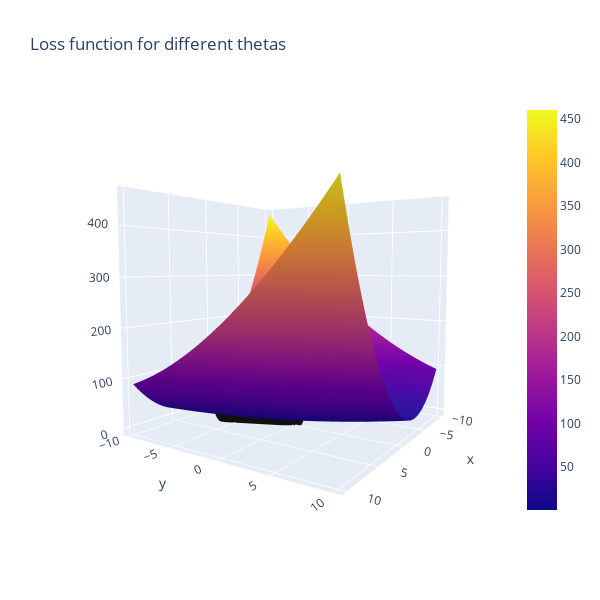

The cell this chart's notebook holds for it:
### Code cell
#Here is the same figure as above, with the line the loss function takes toward the minimum.

#X = Theta0
#Y - Theta1
#Z = Loss
#black line = path of loss function over the iterations.
#Find where it is closest to 0 in X and Y!

#you can click/hold in the graph below to rotate!

line_marker = dict(color='#101010', width=2)
fig = go.Figure()
fig.add_surface(x=theta1_vals, y=theta0_vals, z=J_vals)
fig.add_scatter3d(x=theta1_history, y=theta0_history, z=J_history, line=line_marker, name='')
#The below line adds a graph of just the loss over iterations in a 2D plane
plt.plot(theta0_history, theta1_history, 'r+');
fig.update_layout(title='Loss function for different thetas', autosize=True,
                  width=600, height=600, xaxis_title='theta0', 
                 yaxis_title='theta1')
fig.show()

### Figure 1 — Plotly figure (JSON) as saved in the notebook; plotly's stock layout.template omitted (floating-point values rounded to 4 significant figures; data arrays with more than 128 entries replaced by an {"elided": "..."} marker saying what was removed)
{"data": [{"type": "surface", "x": [-10, -9.798, -9.596, -9.394, -9.192, -8.99, -8.788, -8.586, -8.384, -8.182, -7.98, -7.778, -7.576, -7.374, -7.172, -6.97, -6.768, -6.566, -6.364, -6.162, -5.96, -5.758, -5.556, -5.354, -5.152, -4.949, -4.747, -4.545, -4.343, -4.141, -3.939, -3.737, -3.535, -3.333, -3.131, -2.929, -2.727, -2.525, -2.323, -2.121, -1.919, -1.717, -1.515, -1.313, -1.111, -0.9091, -0.7071, -0.5051, -0.303, -0.101, 0.101, 0.303, 0.5051, 0.7071, 0.9091, 1.111, 1.313, 1.515, 1.717, 1.919, 2.121, 2.323, 2.525, 2.727, 2.929, 3.131, 3.333, 3.535, 3.737, 3.939, 4.141, 4.343, 4.545, 4.747, 4.949, 5.152, 5.354, 5.556, 5.758, 5.96, 6.162, 6.364, 6.566, 6.768, 6.97, 7.172, 7.374, 7.576, 7.778, 7.98, 8.182, 8.384, 8.586, 8.788, 8.99, 9.192, 9.394, 9.596, 9.798, 10], "y": [-10, -9.798, -9.596, -9.394, -9.192, -8.99, -8.788, -8.586, -8.384, -8.182, -7.98, -7.778, -7.576, -7.374, -7.172, -6.97, -6.768, -6.566, -6.364, -6.162, -5.96, -5.758, -5.556, -5.354, -5.152, -4.949, -4.747, -4.545, -4.343, -4.141, -3.939, -3.737, -3.535, -3.333, -3.131, -2.929, -2.727, -2.525, -2.323, -2.121, -1.919, -1.717, -1.515, -1.313, -1.111, -0.9091, -0.7071, -0.5051, -0.303, -0.101, 0.101, 0.303, 0.5051, 0.7071, 0.9091, 1.111, 1.313, 1.515, 1.717, 1.919, 2.121, 2.323, 2.525, 2.727, 2.929, 3.131, 3.333, 3.535, 3.737, 3.939, 4.141, 4.343, 4.545, 4.747, 4.949, 5.152, 5.354, 5.556, 5.758, 5.96, 6.162, 6.364, 6.566, 6.768, 6.97, 7.172, 7.374, 7.576, 7.778, 7.98, 8.182, 8.384, 8.586, 8.788, 8.99, 9.192, 9.394, 9.596, 9.798, 10], "z": {"elided": "100x100 float values"}}, {"line": {"color": "#101010", "width": 2}, "name": "", "type": "scatter3d", "x": {"elided": "1000 float values"}, "y": {"elided": "1000 float values"}, "z": {"elided": "1000 float values"}}], "layout": {"autosize": true, "height": 600, "scene": {"aspectmode": "auto", "aspectratio": {"x": 1, "y": 1, "z": 1}, "camera": {"center": {"x": 0, "y": 0, "z": 0}, "eye": {"x": 1.803, "y": 1.187, "z": 0.1745}, "projection": {"type": "perspective"}, "up": {"x": 0, "y": 0, "z": 1}}}, "title": {"text": "Loss function for different thetas"}, "width": 600, "xaxis": {"title": {"text": "theta0"}}, "yaxis": {"title": {"text": "theta1"}}}}
